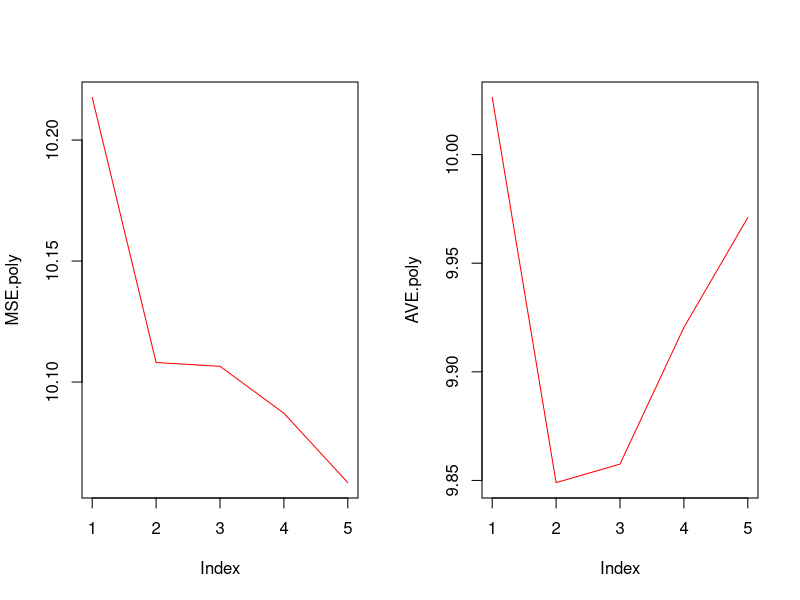
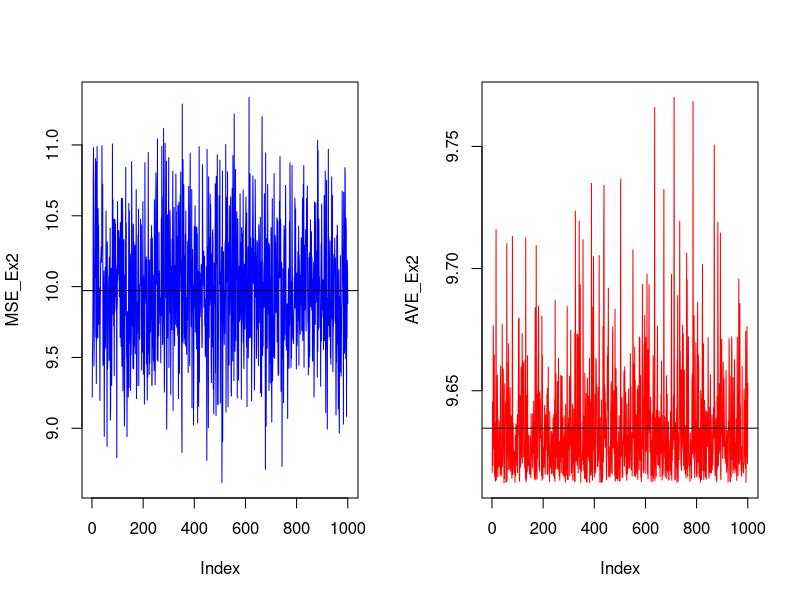

The R script that drew these images, in order:
#####################################################################
###   ProblemSet - 1
#####################################################################

### Preface
# clearing workspace and set wd
rm(list=ls())
cat("\014")
dev.off()
#library(plm)

#####################################################################
###   Exercise 1

N=1000
sig_x= 1.5
mu_x=  0
sig_u= 10

beta1= 5
beta2= -0.5
x_1= c(rep(1,N))      # is a constant
set.seed(123)         # to generate always the same random numbers

#a)
x_2_train=rnorm(N,mu_x,sig_x^0.5)
res_train=rnorm(N,0,sig_u^0.5)
y_train=beta1*x_1+beta2*x_2_train+res_train

#b)
x_2_test=rnorm(N,mu_x,sig_x^0.5)
res_test=rnorm(N,0,sig_u^0.5)
y_test=beta1*x_1+beta2*x_2_test+res_test

#c)
model=lm(y_train ~ x_2_train)
summary(model)
beta1_hat=unname(model$coefficients[1])
beta2_hat=unname(model$coefficients[2])



#d)
yfit_train=predict(model)
MSE=1/N*sum((y_train-yfit_train)^2)

yfit_test=beta1_hat+beta2_hat*x_2_test
AVE=1/N*sum((y_test-yfit_test)^2)     # Ave=MSE but only for compairing training and test sample


# e)
#defining additional X_2T values with increasing polynomial
x_2_train.poly=matrix(NaN,N,5) #empty matrix to be filled with polynomials of x_2T
for (i in 0:4){
  x_2_train.poly[,i+1]=x_2_train^i #column 1-5 filled with x_2T to the power of 0-4
}

#defining coefficients for each regression on additional polynomial of x_2T
OLS.poly=matrix(0,5,5) #empty matrix to be filled with coefficients of regressions
yfit_train.poly=matrix(NaN,N,5) #empty matrix to be filled with fitted values of regressions
for (i in 0:4){
  OLS.poly[1:(i+1),(i+1)]=lm(y_train~x_2_train.poly[,1:(i+1)]-1)$coefficients
  yfit_train.poly[,(i+1)]=lm(y_train~x_2_train.poly[,1:(i+1)]-1)$fitted.values
}

#calculating MSEs with increasing polynomial
MSE.poly=numeric()
for (i in 1:5){
  MSE.poly[i]=(1/N)*sum((y_train-yfit_train.poly[,i])^2)
}
MSE.poly

#calculating predited values for test sample
yfit_test.poly=matrix(NaN,N,5)
for (i in 1:5){
  yfit_test.poly[,i]=OLS.poly[1,i]*x_1+OLS.poly[2,i]*x_2_test+OLS.poly[3,i]*(x_2_test^2)+
    OLS.poly[4,i]*(x_2_test^3)+OLS.poly[5,i]*(x_2_test^4)
}


#calculating AVEs with increasing polynomial
AVE.poly=numeric()
for (i in 1:5){
  AVE.poly[i]=(1/N)*sum((y_test-yfit_test.poly[,i])^2)
}
AVE.poly

par(mfrow=c(1,2))
plot(MSE.poly, type='l', col="red")
plot(AVE.poly, type='l', col="red")

### Note: Our average prediction error (AVE) increases after adding the
#         thrid polynominal (x^3) - Reason: the true DGP is
#         y = c + b*x + res

#####################################################################
###   Exercise 2

rm(list=ls())
#cat("\014")

N=1000
sig_x= 1.5
mu_x=  0
sig_u= 10

beta1= 5
beta2= -0.5
x_1= c(rep(1,N))      # is a constant

# a) and b)
MCN=1000
MSE_Ex2=matrix(NaN,MCN,1)
AVE_Ex2=matrix(NaN,MCN,1)
set.seed(100)

### Note: For efficieny it is better to generatetest sample once
#         before the MC-Simulation is started.
#         Reason: training and test sample are drawn from a random distribution

# test Data
x_2_test=rnorm(N,mu_x,sig_x^0.5)
res_test=rnorm(N,0,sig_u^0.5)
y_test=beta1*x_1+beta2*x_2_test+res_test


for (i in 1:MCN){
  # training Data
  x_2_train=rnorm(N,mu_x,sig_x^0.5)
  res_train=rnorm(N,0,sig_u^0.5)
  y_train=beta1*x_1+beta2*x_2_train+res_train

  # setting up regression model
  model=lm(y_train ~ x_2_train)
  beta1_hat=unname(model$coefficients[1])
  beta2_hat=unname(model$coefficients[2])

  # calculation of MSE
  yfit_train=predict(model)
  MSE_Ex2[i]=1/N*sum((y_train-yfit_train)^2)

  # calculation of AVE
  yfit_test=beta1_hat+beta2_hat*x_2_test
  AVE_Ex2[i]=1/N*sum((y_test-yfit_test)^2)
}

# b)
avg_MSE=mean(MSE_Ex2)
avg_AVE=mean(AVE_Ex2)

# c)
par(mfrow=c(1,2))
plot(MSE_Ex2, type="l", col="blue")
abline(h=avg_MSE, col="black")
plot(AVE_Ex2, type="l", col="red")
abline(h=avg_AVE, col="black")

# d) Along which margins could you vary parameters of the initial simulation set-up and what would
#    be your intuition based on the theoretical properties of the considered objects of interest?
#
#    Idea:  the higher the number of iterations in our Monte-Carlo simulation, the more precise will be our estimation
#           of avg. MSE and avg. AVE to the true DGP value sigma_u
#    For example: MCN=10 vs. MCN=1000
